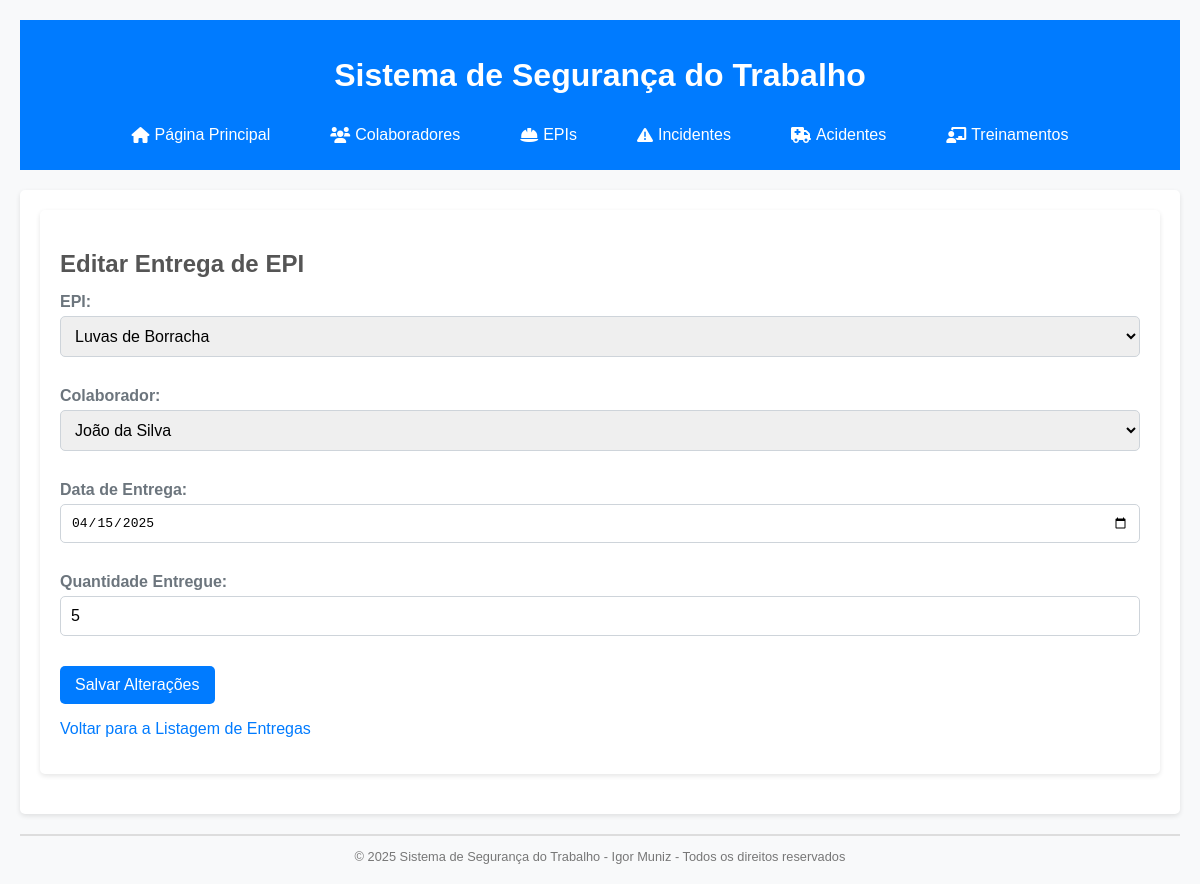
Page /editar_entrega_epi/4 on the committed database.
### tables this page shows
CREATE TABLE entregas_epi (
    id INTEGER PRIMARY KEY AUTOINCREMENT,
    epi_id INTEGER NOT NULL,
    colaborador_id INTEGER,
    data_entrega TEXT NOT NULL,
    quantidade_entregue INTEGER NOT NULL,
    tipo_movimentacao TEXT NOT NULL,
    nota_fiscal TEXT,
    preco_unitario REAL,
    preco_total REAL,
    fornecedor TEXT,        -- Nova coluna
    FOREIGN KEY (epi_id) REFERENCES epis(id),
    FOREIGN KEY (colaborador_id) REFERENCES colaboradores(id)
);

CREATE TABLE epis (
    id INTEGER PRIMARY KEY AUTOINCREMENT,
    nome TEXT NOT NULL UNIQUE,
    ca TEXT,
    descricao TEXT NOT NULL,
    fabricante TEXT,
    data_validade TEXT,
    controlar_periodicidade TEXT NOT NULL DEFAULT 'Nao',
    periodicidade_troca INTEGER,
    quantidade_estoque INTEGER NOT NULL DEFAULT 0,
    estoque_minimo INTEGER NOT NULL DEFAULT 0
);

### app.py (the view)
@app.route('/editar_entrega_epi/<int:id>', methods=['GET'])
def editar_entrega_epi(id):
    db = get_db()
    entrega = db.execute("""
        SELECT en.id, en.epi_id, en.colaborador_id, en.data_entrega, en.quantidade_entregue
        FROM entregas_epi en
        WHERE en.id = ?
    """, (id,)).fetchone()
    epis = db.execute("SELECT * FROM epis").fetchall()
    colaboradores = db.execute("SELECT * FROM colaboradores").fetchall()
    if entrega:
        return render_template('editar_entrega_epi.html', entrega=entrega, epis=epis, colaboradores=colaboradores)
    else:
        return "Entrega de EPI não encontrada."

### database.py (called while the page is built)
def get_db():
    db = sqlite3.connect(DATABASE)
    db.row_factory = sqlite3.Row  # Isso permite acessar as colunas por nome
    return db

### templates/editar_entrega_epi.html (shortened to what this page needs)
{% extends 'base.html' %}
{% block content %}
<section class="form-section">
    <h1>
        Editar Entrega de EPI
    </h1>
    {% if entrega %}
    <form method="POST" action="/editar_entrega_epi/{{ entrega['id'] }}">
        <div class="form-group">
            <label for="epi_id">
                EPI:
            </label>
            <select id="epi_id" name="epi_id" required>
                {% for epi in epis %}
                    <option value="{{ epi['id'] }}" {% if entrega['epi_id'] == epi['id'] %} selected {% endif %}>
                        {{ epi['nome'] }}
                    </option>
                {% endfor %}
            </select>
        </div>
        <div class="form-group">
            <label for="colaborador_id">
                Colaborador:
            </label>
            <select id="colaborador_id" name="colaborador_id" required>
                {% for colaborador in colaboradores %}
                    <option value="{{ colaborador['id'] }}" {% if entrega['colaborador_id'] == colaborador['id'] %} selected {% endif %}>
                        {{ colaborador['nome_completo'] }}
                    </option>
                {% endfor %}
            </select>
        </div>
        <div class="form-group">
            <label for="data_entrega">
                Data de Entrega:
            </label>
            <input type="date" id="data_entrega" name="data_entrega" value="{{ entrega['data_entrega'] }}" required>
        </div>
        <div class="form-group">
            <label for="quantidade_entregue">
                Quantidade Entregue:
            </label>
            <input type="number" id="quantidade_entregue" name="quantidade_entregue" value="{{ entrega['quantidade_entregue'] }}" required>
        </div>
        <button type="submit" class="form-button">
            Salvar Alterações
        </button>
    </form>
    {% else %}
        <p>Entrega de EPI não encontrada.</p>
    {% endif %}
    <p><a href="/listar_entregas_epi">Voltar para a Listagem de Entregas</a></p>
</section>
{% endblock %}

### static/style.css (style rules this page uses)
body { font-family: sans-serif; margin: 20px; background-color: #f8f9fa; color: #6c757d; }
a { color: #007bff; text-decoration: none; transition: color 0.3s ease; }
main, .form-section, .list-section { background-color: #fff; padding: 20px; border-radius: 5px; box-shadow: 0 2px 5px rgba(0, 0, 0, 0.1); margin-bottom: 20px; }
main h1, .form-section h1, .list-section h1 { font-size: 1.5em; color: #555; margin-bottom: 15px; }
.form-group { margin-bottom: 15px; }
.form-group label, label { display: block; margin-bottom: 5px; font-weight: bold; }
.form-group input[type="text"], .form-group input[type="date"], .form-group input[type="number"], .form-group select, .form-group textarea, input[type="text"], input[type="date"], input[type="number"], select, textarea { width: 100%; padding: 10px; margin-bottom: 15px; border: 1px solid #ced4da; border-radius: 5px; box-sizing: border-box; font-size: 1em; }
.form-button, button[type="submit"], .action-button { background-color: #007bff; color: #fff; padding: 10px 15px; border: none; border-radius: 5px; cursor: pointer; font-size: 1em; transition: background-color 0.3s ease; }

### rows in the picture
entregas_epi: epi_id "Luvas de Borracha", data_entrega "04/15/2025", quantidade_entregue "5"

### other values in the picture
form field colaborador_id "João da Silva"
